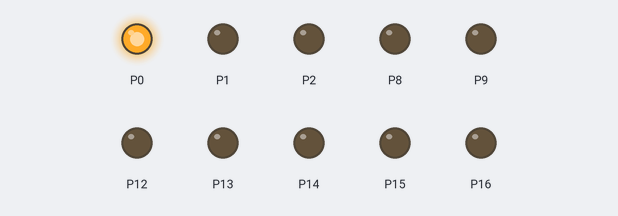
This program was run on a simulated BBC micro:bit running MicroPython. Parts: output pins drawn as LEDs (lit = HIGH).

Above: at 0.05 s.
At 1.25 s:
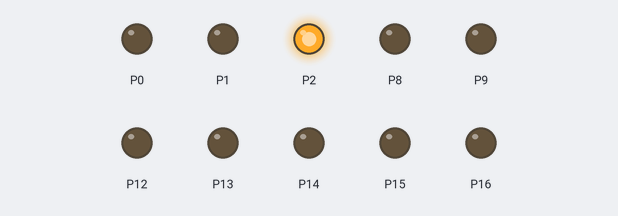
At 2.45 s:
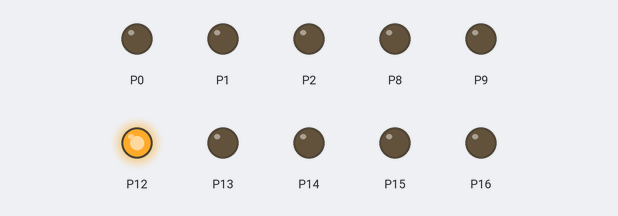
At 4.85 s:
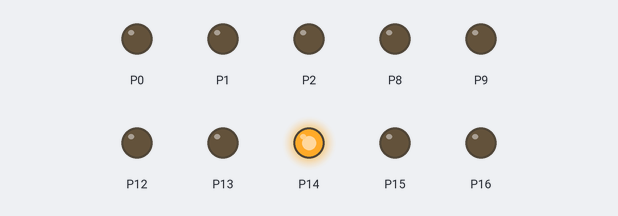
At 7.25 s:
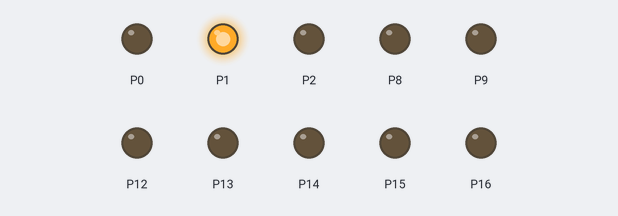
At 9.56 s:
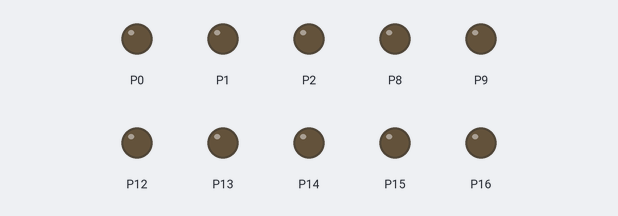
Timing chart, 0 to 9.9 s (numbered marks = the images above):
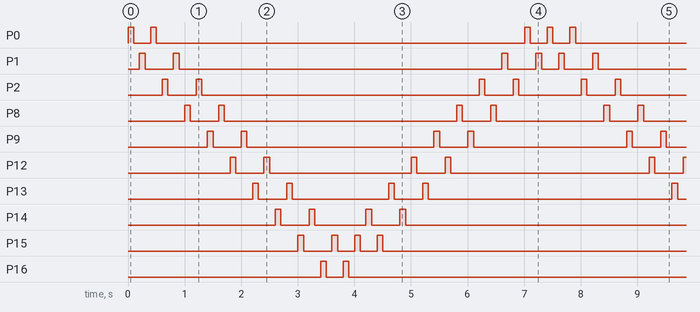

The program:

prog12.py
```python
from microbit import *
pins = [pin0, pin1, pin2,
        pin8, pin9, pin12,
        pin13, pin14, pin15,
        pin16]

def blink(pin, duration):
    pin.write_digital(1)
    sleep(duration)
    pin.write_digital(0)
    sleep(duration)

try:
    while True:
        for i in range(0, len(pins), 1):
            blink(pins[i], 100)
            if not (i-1)<0:
                blink(pins[i-1], 100)
        for i in range(len(pins)-1, -1, -1):
            blink(pins[i], 100)
            if not (i+1)>8:
                blink(pins[i+1], 100)
except KeyboardInterrupt as e:
    print("Interrupted by the user...")
```

Measured:
- by itself, P0: repeats every 7.4 s: LOW 0.30 s, HIGH 0.10 s, LOW 6.5 s, HIGH 0.10 s, LOW 0.30 s, HIGH 0.10 s
- by itself, P1: repeats every 7.4 s: LOW 0.50 s, HIGH 0.10 s, LOW 5.7 s, HIGH 0.10 s, LOW 0.50 s, HIGH 0.10 s, LOW 0.30 s, HIGH 0.10 s
- by itself, P2: repeats every 7.4 s: LOW 0.50 s, HIGH 0.10 s, LOW 4.9 s, HIGH 0.10 s, LOW 0.50 s, HIGH 0.10 s, LOW 1.1 s, HIGH 0.10 s
- by itself, P8: repeats every 7.4 s: LOW 0.50 s, HIGH 0.10 s, LOW 4.1 s, HIGH 0.10 s, LOW 0.50 s, HIGH 0.10 s, LOW 1.9 s, HIGH 0.10 s
- by itself, P9: repeats every 7.4 s: LOW 0.50 s, HIGH 0.10 s, LOW 3.3 s, HIGH 0.10 s, LOW 0.50 s, HIGH 0.10 s, LOW 2.7 s, HIGH 0.10 s
- by itself, P12: repeats every 7.4 s: LOW 0.50 s, HIGH 0.10 s, LOW 2.5 s, HIGH 0.10 s, LOW 0.50 s, HIGH 0.10 s, LOW 3.5 s, HIGH 0.10 s
- by itself, P13: repeats every 7.4 s: LOW 0.50 s, HIGH 0.10 s, LOW 1.7 s, HIGH 0.10 s, LOW 0.50 s, HIGH 0.10 s, LOW 4.3 s, HIGH 0.10 s
- by itself, P14: repeats every 7.4 s: LOW 0.50 s, HIGH 0.10 s, LOW 0.90 s, HIGH 0.10 s, LOW 0.50 s, HIGH 0.10 s, LOW 5.1 s, HIGH 0.10 s
